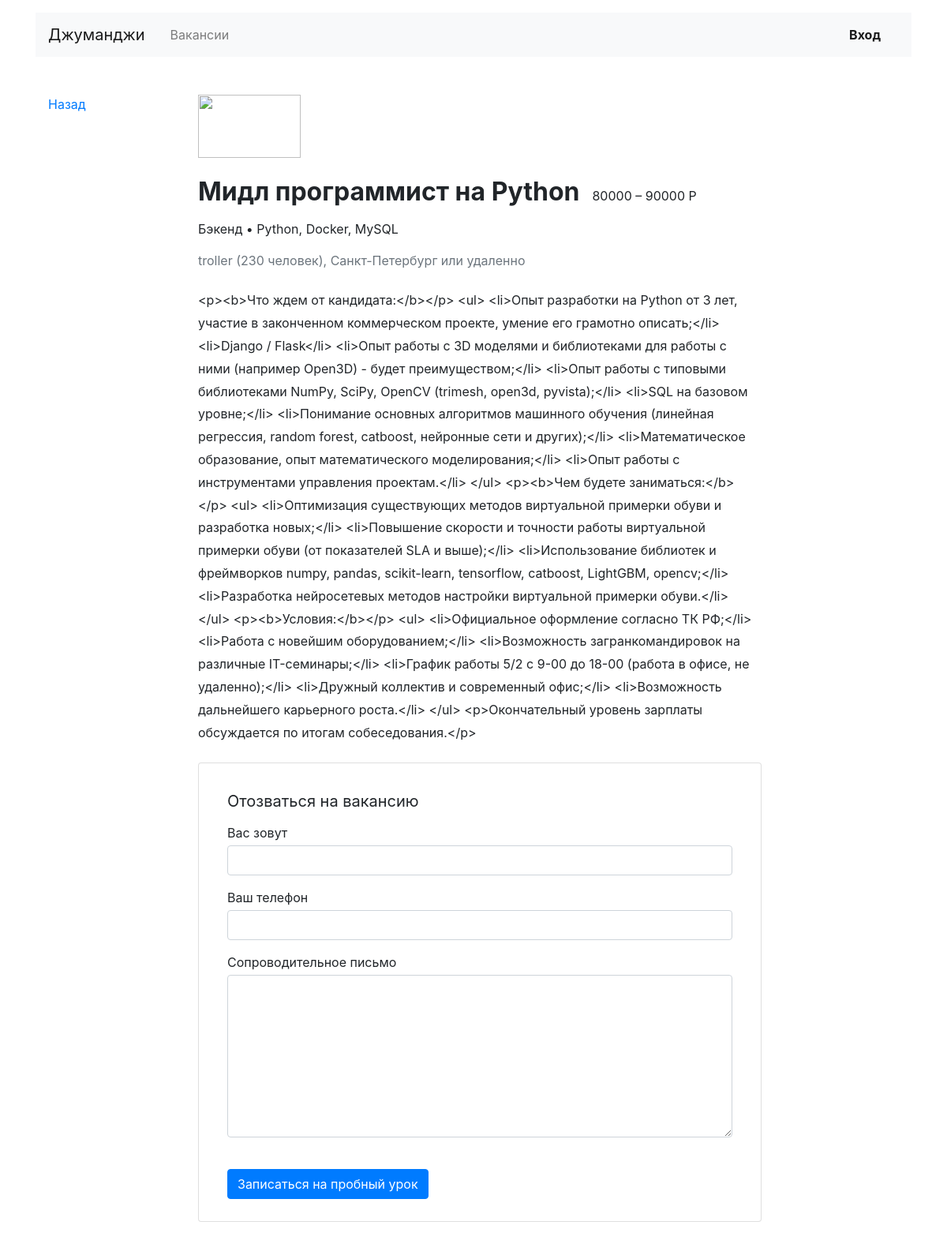
The app's page /vacancies/4/ with its own data.
### job_search/models.py (models this page shows, shortened)
class Vacancy(models.Model):
    id = models.IntegerField(primary_key=True)
    title = models.CharField(max_length=64)
    specialty = models.ForeignKey(Specialty, related_name='vacancies', on_delete=models.CASCADE)
    company = models.ForeignKey(Company, related_name='vacancies', on_delete=models.CASCADE)
    skills = models.CharField(max_length=1024)
    description = models.TextField()
    salary_from = models.IntegerField()
    salary_to = models.IntegerField()
    posted = models.DateField()

class Specialty(models.Model):
    code = models.CharField(max_length=64)
    title = models.CharField(max_length=64)
    picture = models.URLField(default='https://place-hold.it/100x60')

class Company(models.Model):
    id = models.IntegerField(primary_key=True)
    title = models.CharField(max_length=64)
    location = models.CharField(max_length=64)
    logo = models.URLField(default='https://place-hold.it/100x60')
    description = models.TextField()
    employee_count = models.IntegerField()

### job_search/views.py (the view)
# urls.py: path('vacancies/<int:pk>/', DetailVacancyView.as_view()),
class DetailVacancyView(DetailView):
    model = Vacancy
    context_object_name = 'vacancy'

### job_search/templates/job_search/vacancy_detail.html
{% extends 'job_search/base.html' %}
{% block container %}
  <main class="container mt-3 pb-5">
    <div class="row mt-5">
      <div class="col-12 col-lg-2">
        <div class="pl-3 mb-5">
          <p><a href="/vacancies/">Назад</a></p>
        </div>
      </div>
      <div class="col-12 col-lg-8">
        <section class="pl-3">
          <a href="#"><img src="https://place-hold.it/130x80" width="130" height="80" alt=""></a>
          <div class="d-flex align-items-baseline align-content-baseline">
            <h1 class="h2 mt-4 font-weight-bold" >{{ vacancy.title }}</h1>
            <p class="m-0 pl-3">{{ vacancy.salary_from }} – {{ vacancy.salary_to }} Р</p>
          </div>
          <p class="mt-2">{{ vacancy.specialty.title }} • {{ vacancy.skills }}</p>
          <p class="text-muted mb-4">{{ vacancy.company.title }} ({{ vacancy.company.employee_count }} человек), {{ vacancy.company.location }} или удаленно</p>
          <div style="line-height: 1.8;">
            {{ vacancy.description }}
          </div>
          <form action="/echo" class="card mt-4 mb-3" enctype="multipart/form-data">
            <div class="card-body mx-3">
              <p class="h5 mt-3 font-weight-normal">Отозваться на вакансию</p>
              <div class="form-group">
                <label class="mb-1 mt-2" for="userName">Вас зовут</label>
                <input class="form-control" type="text" placeholder="" id="userName">
              </div>
              <div class="form-group">
                <label class="mb-1" for="userPhone">Ваш телефон</label>
                <input class="form-control" type="tel" placeholder="" id="userPhone">
              </div>
              <div class="form-group">
                <label class="mb-1" for="userMsg" >Сопроводительное письмо</label>
                <textarea class="form-control" rows="8" id="userMsg"></textarea>
              </div>
              <input type="submit" class="btn btn-primary mt-4 mb-2" value="Записаться на пробный урок">
            </div>
          </form>
        </section>
      </div>
    </div>
  </main>
{% endblock %}

### records on screen
Vacancy: title "Мидл программист на Python", salary_from "80000", salary_to "90000", specialty "Бэкенд", skills "Python, Docker, MySQL", company "troller", company.employee_count "230", company.location "Санкт-Петербург", description "<p><b>Что ждем от кандидата:</b></p> <ul> <li>Опыт разработки на Python от 3 лет, участие в законченном коммерческом проекте, умение его грамотно описать;</li> <li>Django / Flask</li> <li>Опыт работы с 3D моделями и библиотеками для работы с ними (например Open3D) - будет преимуществом;</li> <li>Опыт работы с типовыми библиотеками NumPy, SciPy, OpenCV (trimesh, open3d, pyvista);</li> <li>SQL на базовом уровне;</li> <li>Понимание основных алгоритмов машинного обучения (линейная регрессия, random forest, catboost, нейронные сети и других);</li> <li>Математическое образование, опыт математического моделирования;</li> <li>Опыт работы с инструментами управления проектам.</li> </ul> <p><b>Чем…"
